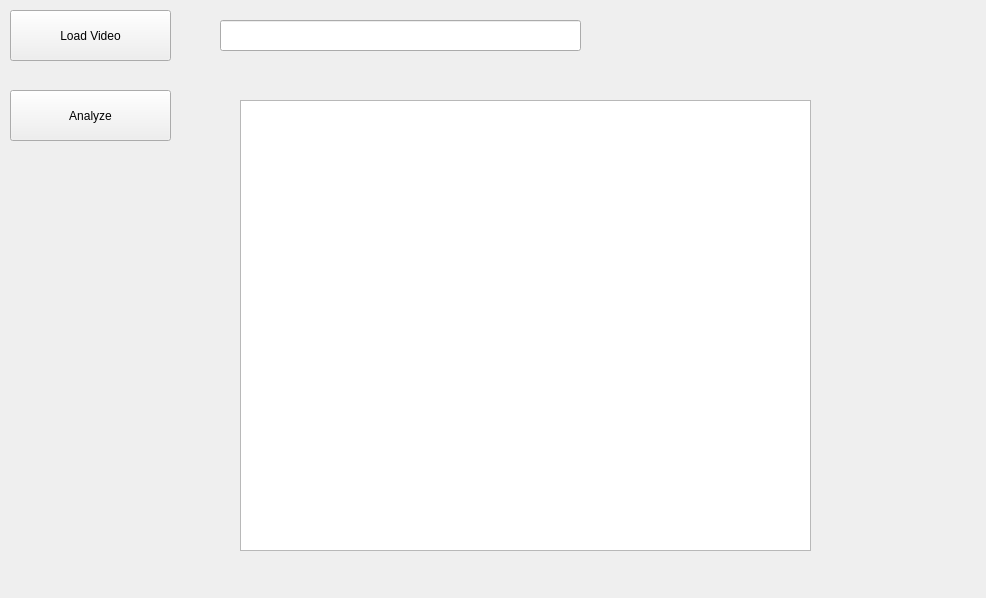
<?xml version="1.0" encoding="UTF-8"?>
<ui version="4.0">
 <class>MainWindow</class>
 <widget class="QWidget" name="MainWindow">
  <property name="geometry">
   <rect>
    <x>0</x>
    <y>0</y>
    <width>986</width>
    <height>598</height>
   </rect>
  </property>
  <property name="windowTitle">
   <string>Hockey Puck Tracking</string>
  </property>
  <widget class="QPushButton" name="BTN_LOAD">
   <property name="geometry">
    <rect>
     <x>10</x>
     <y>10</y>
     <width>161</width>
     <height>51</height>
    </rect>
   </property>
   <property name="text">
    <string>Load Video</string>
   </property>
  </widget>
  <widget class="QPushButton" name="BTN_ANALYZE">
   <property name="geometry">
    <rect>
     <x>10</x>
     <y>90</y>
     <width>161</width>
     <height>51</height>
    </rect>
   </property>
   <property name="text">
    <string>Analyze</string>
   </property>
  </widget>
  <widget class="QLineEdit" name="EDIT_LINE">
   <property name="geometry">
    <rect>
     <x>220</x>
     <y>20</y>
     <width>361</width>
     <height>31</height>
    </rect>
   </property>
   <property name="readOnly">
    <bool>true</bool>
   </property>
  </widget>
  <widget class="QPlainTextEdit" name="EDIT_LOG">
   <property name="geometry">
    <rect>
     <x>240</x>
     <y>100</y>
     <width>571</width>
     <height>451</height>
    </rect>
   </property>
  </widget>
 </widget>
 <resources/>
 <connections/>
</ui>
